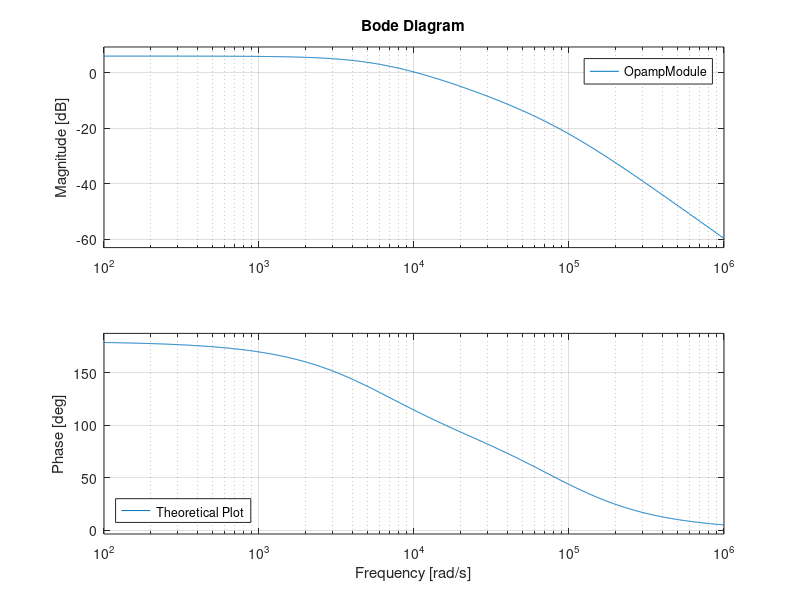

Source code (MATLAB): (Note: this script raises an error after producing the figure.)
R1 = 20000;
R2 = 20000;
R3 = 10000;
C1 = 2.2E-9;
C2 = 2.2E-9;
a0 = (1/C2)*((1/R1) + (1/R2) + (1/R3));
a1 = 1/(R1*R2*C1*C2);
char1 = (-a0+sqrt(a0^2-4*a1))/2;
char2 = (-a0-sqrt(a0^2-4*a1))/2;

OpampModule = tf([-1], [(R1*R3*C1*C2) ((-char1 - char2)*R1*R3*C1*C2) (R1*R3*C1*C2*char1*char2)]);

SYDE = [
10	6.17	178.17;
10.8	6.16	178.12;
11.7	6.15	178.07;
12.6	6.16	177.99;
13.6	6.16	177.88;
14.7	6.15	177.72;
15.8	6.14	177.65;
17.1	6.12	177.55;
18.5	6.09	177.39;
20	6.09	177.27;
21.5	6.09	177.13;
23.3	6.08	176.92;
25.1	6.08	176.75;
27.1	6.07	176.56;
29.3	6.06	176.29;
31.6	6.05	176.06;
34.1	6.05	175.83;
36.9	6.04	175.54;
39.8	6.03	175.24;
43	6.02	174.9;
46.4	6.03	174.5;
50.1	6.01	174.16;
54.1	6	173.66;
58.4	5.98	173.2;
63.1	5.97	172.68;
68.1	5.95	172.14;
73.6	5.93	171.53;
79.4	5.91	170.89;
85.8	5.9	170.16;
92.6	5.86	169.46;
100	5.83	168.73;
108	5.81	167.92;
116.6	5.78	167.01;
125.9	5.74	166.05;
135.9	5.69	165.01;
146.8	5.64	163.89;
158.5	5.59	162.71;
171.1	5.52	161.49;
184.8	5.45	160.08;
199.5	5.38	158.64;
215.4	5.28	157.15;
232.6	5.18	155.56;
251.2	5.05	153.89;
271.2	4.94	152.11;
292.9	4.8	150.33;
316.2	4.64	148.45;
341.5	4.44	146.45;
368.7	4.26	144.44;
398.1	4.04	142.32;
429.9	3.81	140.21;
464.2	3.55	138.04;
501.2	3.28	135.79;
541.2	2.98	133.55;
584.3	2.67	131.25;
631	2.34	128.95;
681.3	1.99	126.71;
735.6	1.61	124.38;
794.3	1.2	122.13;
857.7	0.76	119.82;
926.1	0.33	117.54;
1000	-0.13	115.29;
1079.8	-0.61	113.1;
1165.9	-1.12	110.93;
1258.9	-1.62	108.77;
1359.4	-2.17	106.67;
1467.8	-2.7	104.56;
1584.9	-3.27	102.5;
1711.3	-3.84	100.45;
1847.8	-4.41	98.49;
1995.3	-5	96.48;
2154.4	-5.62	94.43;
2326.3	-6.23	92.48;
2511.9	-6.86	90.47;
2712.3	-7.48	88.5;
2928.6	-8.13	86.5;
3162.3	-8.81	84.45;
3414.5	-9.5	82.39;
3686.9	-10.2	80.31;
3981.1	-10.91	78.15;
4298.7	-11.63	76.07;
4641.6	-12.36	73.92;
5011.9	-13.13	71.67;
5411.7	-13.92	69.43;
5843.4	-14.7	67.09;
6309.6	-15.56	64.78;
6812.9	-16.39	62.38;
7356.4	-17.25	60.03;
7943.3	-18.11	57.56;
8577	-19.04	55.1;
9261.2	-19.98	52.7;
10000	-20.93	50.29;
10797.8	-21.91	47.87;
11659.1	-22.92	45.48;
12589.3	-23.96	43.11;
13593.6	-25.01	40.83;
14678	-26.1	38.53;
15848.9	-27.21	36.3;
17113.3	-28.34	34.18;
18478.5	-29.46	32.13;
19952.6	-30.63	30.12;
21544.3	-31.77	28.25;
23263.1	-32.95	26.46;
25118.9	-34.16	24.74;
27122.7	-35.36	23.02;
29286.4	-36.65	21.47;
31622.8	-37.91	19.91;
34145.5	-39.16	18.49;
36869.5	-40.43	17.21;
39810.7	-41.68	15.92;
42986.6	-42.96	14.65;
46415.9	-44.21	13.56;
50118.7	-45.49	12.49;
54117	-46.79	11.46;
58434.1	-48.04	10.47;
63095.7	-49.39	9.53;
68129.2	-50.7	8.6;
73564.2	-51.97	7.6;
79432.8	-53.29	6.85;
85769.6	-54.54	6.06;
92611.9	-55.85	5.41;
100000	-57.1	4.67;
];

semilogx(SYDE(:,1),SYDE(:,2),'r--')
hold on;
bode(OpampModule); % your theoretical designtitle('Opamp Module(experim --, simul -)');
legend({'Theoretical Plot','Experimental Plot'},'Location','southwest')
h = gcr
setoptions(h,'FreqUnits','Hz')
hold on;
grid on;
plot(SYDE(:,1), SYDE(:,3),'r--')
legend({'Theoretical Plot','Experimental Plot'},'Location','southwest')
